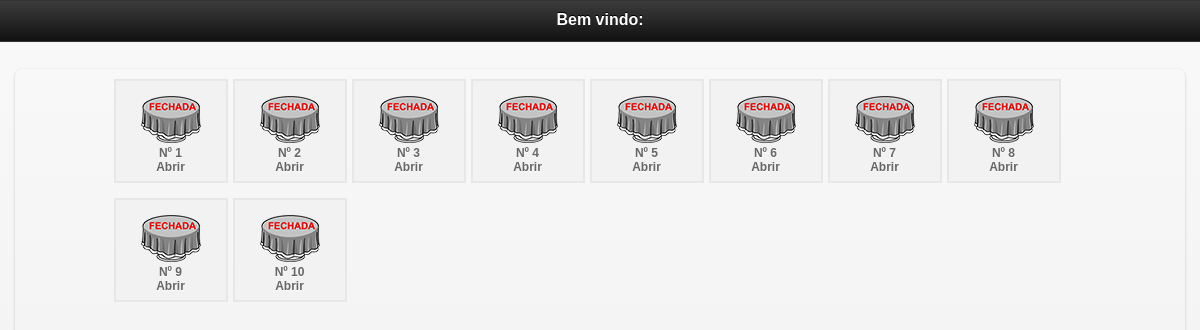
/mobile/mesas.php (signed in), run on the app's committed database.
### tables this page shows
CREATE TABLE `mesa` (
  `id_mesa` int(10) NOT NULL AUTO_INCREMENT,
  `numero` int(10) NOT NULL,
  `idGarcon` varchar(200) NOT NULL,
  `situacao` int(1) NOT NULL,
  PRIMARY KEY (`id_mesa`)
);

### mobile/mesas.php (the view, shortened to what this page needs)
<?php include "../config/conexao.php";
$login = $_SESSION['garcon_session'];
$g = mysql_query("SELECT * FROM garcon WHERE login='$login'");
$mostra = mysql_fetch_array($g);
?>
<!doctype html>
<html class="no-js ui-mobile-rendering" lang="pt">
<head>
      <link rel="stylesheet" href="css/jquery.mobile-1.3.1.min.css" />
      <link rel="stylesheet" href="../css/css.css"/>
</head>
<body>
<div id="categories" data-role="page" data-title="Categories">
      <div data-role="header">
            <h1>Bem vindo: <?php echo $mostra['nomeGarcon'] ?></h1>
      </div>
      <div data-role="content">
            <ul data-role="listview" data-inset="true">
            <div id="mesas2">
<ul>
	<?php
		$sql = mysql_query("SELECT * FROM mesa ORDER BY id_mesa ASC");
		while($ver = mysql_fetch_array($sql)){
			$situacao = $ver['situacao'];
			$id_mesa = $ver['id_mesa'];
			$numero = $ver['numero'];
			$idGarcon = $ver['idGarcon'];
			$gar = mysql_query("SELECT * FROM garcon WHERE idGarcon='$idGarcon'");
			$bosta = mysql_fetch_assoc($gar);
			$nomeGarcon = $bosta['nomeGarcon'];
			if($situacao == 0){
				$img = "<img src='../imagens/mesafechada.png' width='60' height='47' border='0'>";
			}else{
			$img = "<img src='../imagens/mesaaberta.png' width='60' height='47' border='0'>";
			}
	?>
	<li><a href="inicio.php?id_mesa=<?php echo $id_mesa ?>&idGarcon=<?php echo $idGarcon ?>"><?php echo $img; echo "<br/>";  echo 'Nº '.$numero;  echo "<br/>"; if($situacao == 1){echo "Garçom: ".$nomeGarcon; }else{echo "Abrir";} ?></a></li>
<?php } ?>
</ul>
</div>
</body>
</html>

### css/css.css (style rules this page uses)
body { margin-left: 0px;margin-top: 0px;margin-right: 0px;margin-bottom: 0px; background-color:#FFF; font-family:Verdana, Geneva, sans-serif; font-size:12px; }
h1 { font-size:18px; margin-top:0; }
#mesas2 { width:90%; height:500px; margin:0 auto;overflow:auto; margin-top: }
#mesas2 ul li a:link { text-decoration:none; color:#666; cursor:pointer; display:block; margin-top:10px; }
#mesas2 li { float:left; margin-right:5px; margin-bottom:5px; list-style:none; border:2px solid #e7e7e7; text-align:center; padding:5px 5px 15px 5px ; margin-top:10px; width:100px; height:80px; background-color:#f2f2f2; cursor:pointer; display:block; }

### data on the page
mesa: situacao 0 (drawn), numero "1"
mesa: situacao 0 (drawn), numero "2"
mesa: situacao 0 (drawn), numero "3"
mesa: situacao 0 (drawn), numero "4"
mesa: situacao 0 (drawn), numero "5"
mesa: situacao 0 (drawn), numero "6"
mesa: situacao 0 (drawn), numero "7"
mesa: situacao 0 (drawn), numero "8"
mesa: situacao 0 (drawn), numero "9"
mesa: situacao 0 (drawn), numero "10"
